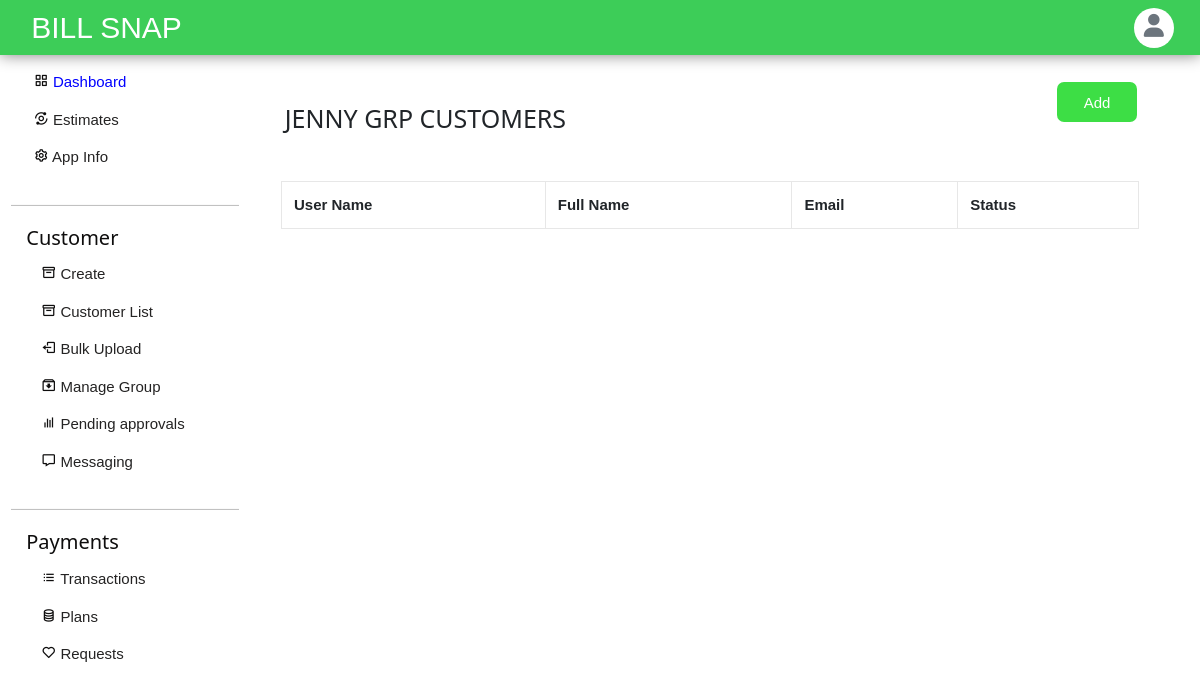
Page /groups/group/helo/bejYVVPWPm (signed in) on the earlier database version.
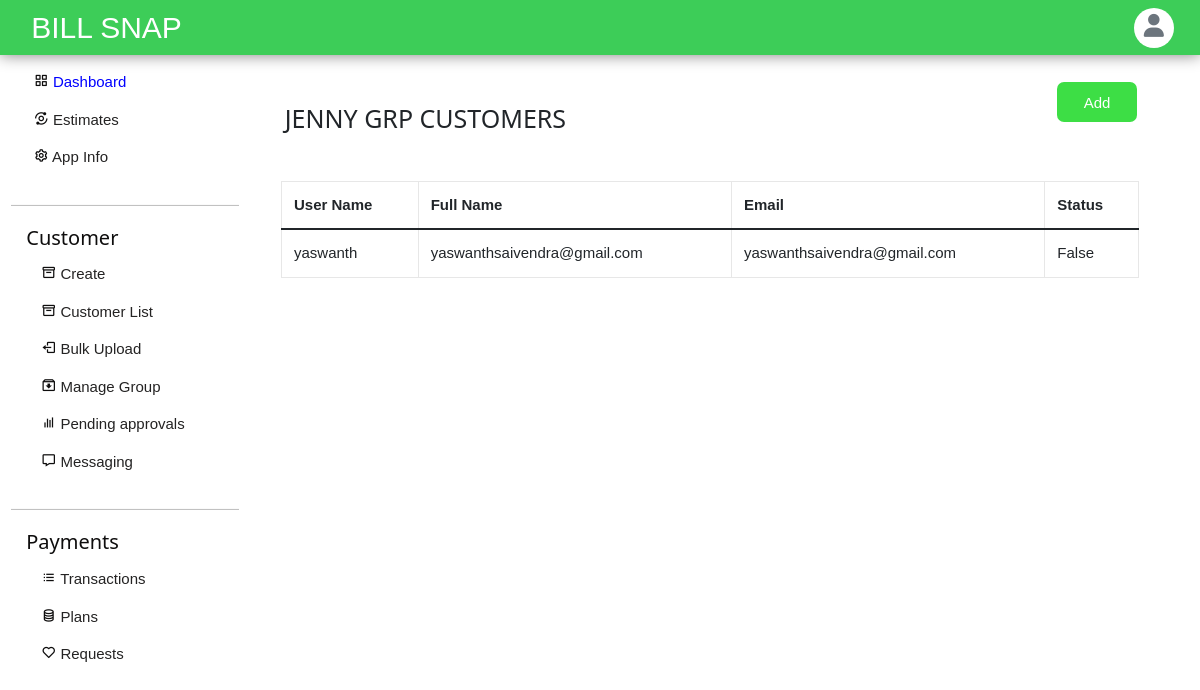
Same page on the later database version.
### accounts/models.py (models this page shows, shortened)
class Profile(models.Model):
    user = models.OneToOneField(User, on_delete=models.CASCADE, related_name='profile')
    apps=models.ManyToManyField(applists,related_name='apps')
    status = models.CharField(choices=status_choices, max_length=20, default='c')
    full_name = models.CharField(max_length=100, blank=True, null=True)
    utility_name = models.CharField(max_length=200, null=True, blank=True)
    utility_short_name= models.CharField(max_length=50, null=True, blank=True)
    utility_state= models.CharField(max_length=50, null=True, blank=True)
    utility_district= models.CharField(max_length=50, null=True, blank=True)
    utility_country= models.CharField(max_length=50, null=True, blank=True)
    utility_postalcode= models.CharField(max_length=20, null=True, blank=True)
    utility_address=models.TextField(max_length=200, null=True, blank=True)
    contact_person= models.CharField(max_length=200, null=True, blank=True)
    contact_email = models.EmailField(max_length=50, null=True, blank=True)
    contact_phnum = models.CharField(max_length=15, null=True, blank=True)
    contact_mobile= models.CharField(max_length=15, null=True, blank=True)
    contact_designation= models.CharField(max_length=100, null=True, blank=True)
    contact_landline= models.CharField(max_length=20, null=True, blank=True)
    emergency_person=models.CharField(max_length=200, null=True, blank=True)
    emergency_altperson=models.CharField(max_length=200, null=True, blank=True)
    emergency_mobile=models.CharField(max_length=200, null=True, blank=True)
    emergency_altmobile=models.CharField(max_length=200, null=True, blank=True)
    emergency_officeaddress=models.TextField(max_length=200,null=True,blank=True)
    emergency_altofficeaddress=models.TextField(max_length=200,null=True,blank=True)
    info_created_at = models.DateTimeField(auto_now_add=True)
    info_updated_at = models.DateTimeField(auto_now=True)
    se_coins= models.IntegerField(null=True, default=999, blank=True)
    slug = models.SlugField(max_length=200, editable=False, null=True, blank=True)
    admin=models.BooleanField(default=False)
    plans = models.ManyToManyField(Plan)
    plan_active = models.BooleanField(default=False)
    paid = models.BooleanField(default=False)

### groups/views.py (the view, shortened to what this page needs)
# urls.py: path('group/<str:slug>/<str:groupslug>', show_group, name='group'),
def show_group(request, slug, groupslug):
    if request.user.is_superuser:
        if request.method == 'GET':
            group = Group.objects.filter(slug=groupslug).first()
            users = group.members.all()
            form = SubscribeForm()
            existing_users = Profile.objects.filter(apps=group.app).exclude(group=group)
            payload = {
                'group': group,
                'users': users,
                'form': form,
                'update_form': UpdateUserGroupForm(appslug=group.app.slug),
                'slug': slug,
                'existing_users': existing_users,
            }
            return render(request, 'groups-panel/group.html', payload)

### groups/models.py (called while the page is built)
    def __str__(self):
        return self.title

### templates/groups-panel/group.html (shortened to what this page needs)
{% load crispy_forms_tags %}
{% load static %}
<!DOCTYPE html>
<html lang="en">
<head>
    <link href="https://cdn.jsdelivr.net/npm/bootstrap@5.1.3/dist/css/bootstrap.min.css" rel="stylesheet"
 />
    <link href='https://unpkg.com/boxicons@2.0.7/css/boxicons.min.css' rel='stylesheet'>
    <link rel="stylesheet" href="https://cdnjs.cloudflare.com/ajax/libs/font-awesome/6.1.1/css/all.min.css" />
    <link rel="stylesheet" href="{% static 'assets/styles.css'%}">
    <link rel="stylesheet" href="{% static 'w3.css' %}" />
    <link rel="stylesheet" href="https://cdn.datatables.net/1.10.19/css/jquery.dataTables.min.css">
</head>
<body class="w3-padding">
    {% include "dashnav.html" %}
    <div class="main mx-auto">
        <div class="row">
            {% include "dashsidebar.html" %}
            <div class="col-md-7  flex-md-fill m-3">
                <div class="col right ps-0 pe-4 me-2" id="">
                    <button class="button button1" data-toggle="modal"
                    data-target="#addcustomer">Add</button>
                    <h2 class="ps-1 pt-3 text-uppercase" id="pspt">{{group}} Customers</h2><br>
                    <div class="my-3">
                        <table class="table table-bordered" id='table_filter'>
                          <thead>
                            <tr>
                              <th>User Name</th>
                              <th>Full Name</th>
                              <th>Email</th>
                              <th>Status</th>
                            </tr>
                          </thead>
                          <tbody>
                            {% for user in users%}
                            <tr>
                              <td>{{ user.user.username}}</td>
                              <td>{{ user.full_name}}</td>
                              <td>{{ user.contact_email}}</td>
                              <td>{{ user.paid}}</td>
                            </tr>
                            {%endfor%}
                          </tbody>
                        </table>
                      </div>
                </div>
            </div>
        </div>
    </div>
</body>
</html>

Differences in the rows shown:
now on this page (row edited): Profile: user.username "yaswanth", full_name "yaswanthsaivendra@gmail.com", contact_email "yaswanthsaivendra@gmail.com", paid "False"
